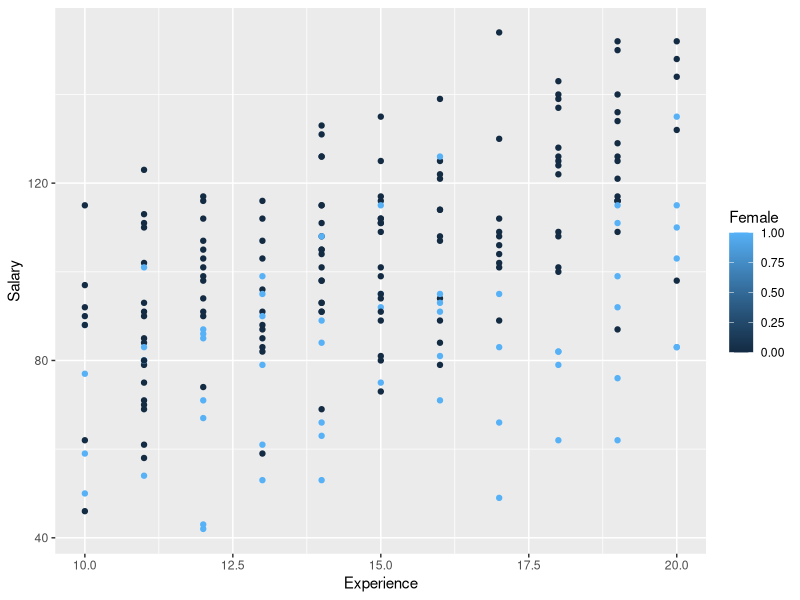
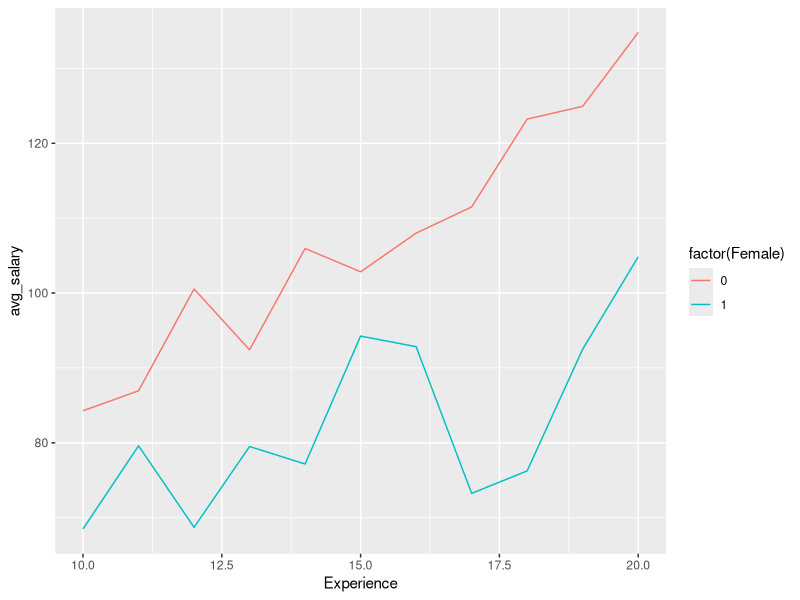
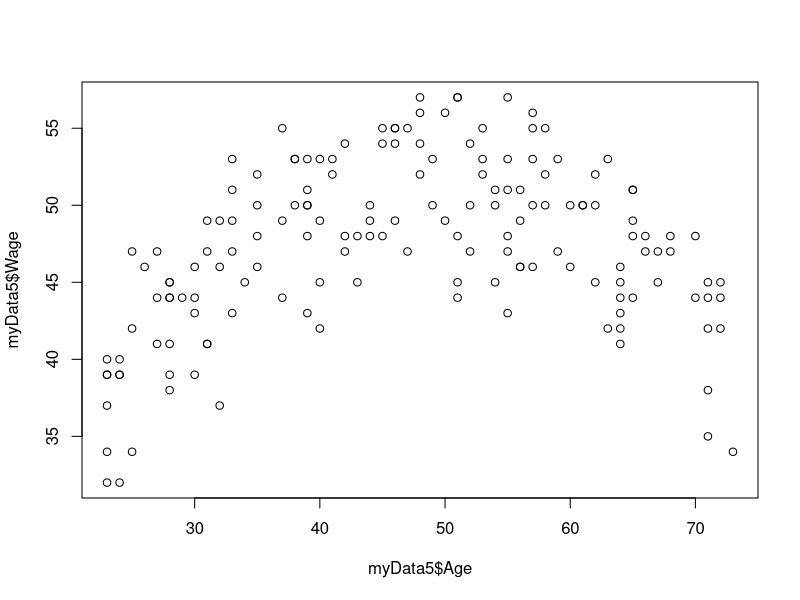
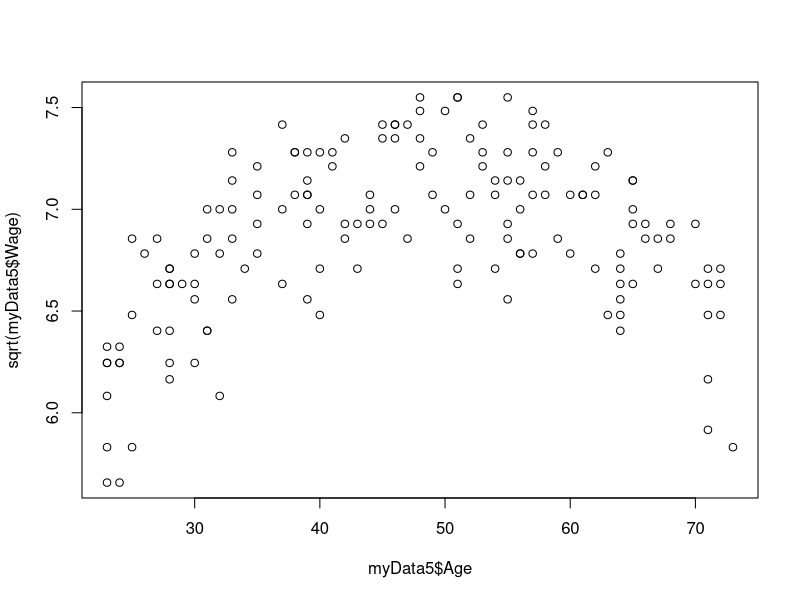
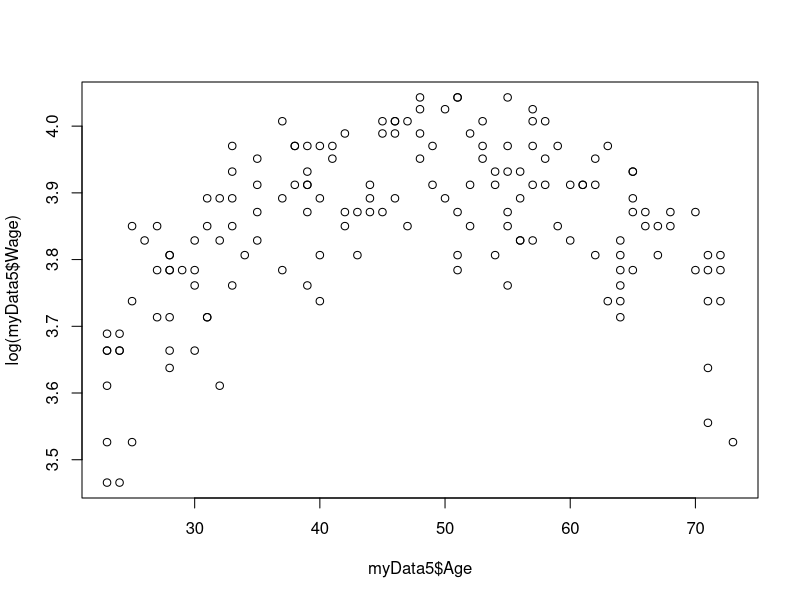
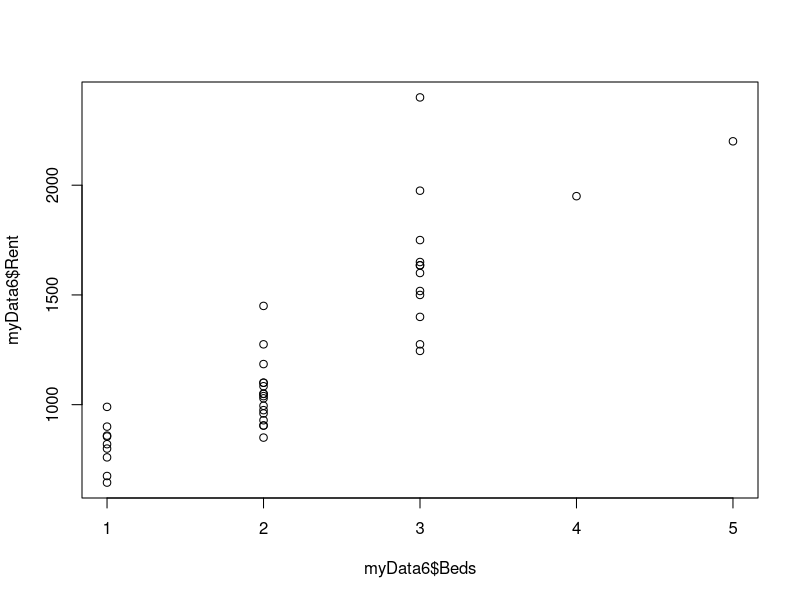
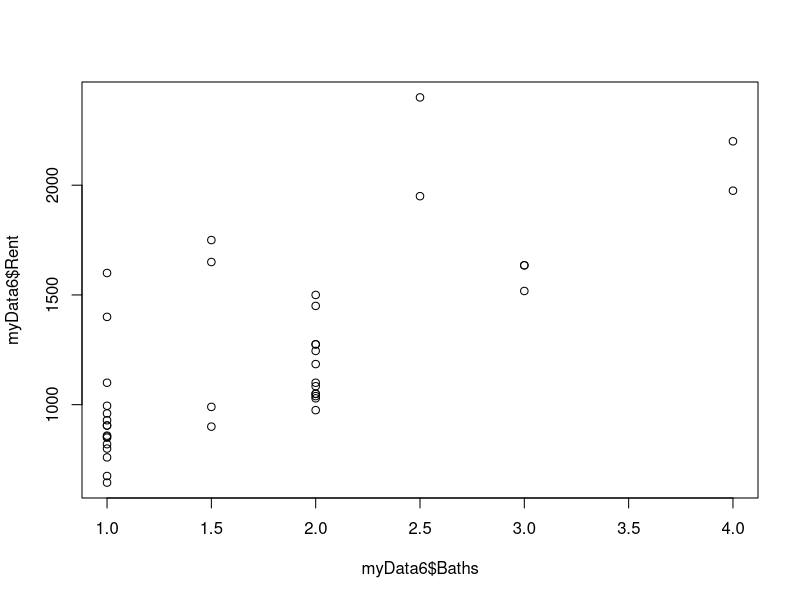
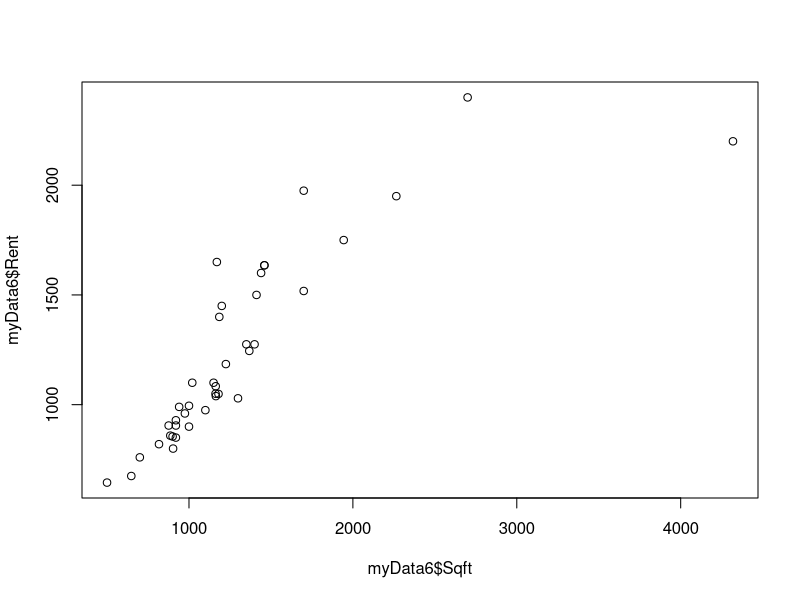

Reproduce these figures in R, in order.
# ########## IE 332 - WEEK 8 ###########################
############ Exploratory Data Analysis - More Topics in Regression Analysis #############

library(readxl)

### The Interaction of Two Dummy (Categorical/Factor) Variables ###########

myData <- read_excel("data/jaggia_ba_2e_ch08_data.xlsx", sheet="MIS_Stats")
head(myData)
summary(myData)

myData$MIS <- as.factor(myData$MIS)
myData$Statistics <- as.factor(myData$Statistics)

str(myData)

# Model 1: No interaction variable

# Dependent on the left, independent(predictor variables) on the right

model1 <- lm(Salary ~ GPA + MIS + Statistics, data=myData)

summary(model1)

# Not that bad model but if it's greater than 0.85 good model 

#Model 2: Interaction of two dummy variables

model2 <- lm(Salary ~ GPA + MIS + Statistics + MIS*Statistics, data=myData)
summary(model2)

# if p value less than 5% we consider significant

#Prediction:

predict(model1, data.frame(GPA=3.5, MIS="0", Statistics="0"))

predict(model2, data.frame(GPA=3.5, MIS="0", Statistics="0"))

# model 2 predicts higher salary

predict(model2, data.frame(GPA=3.5, MIS="1", Statistics="0"))

predict(model2, data.frame(GPA=3.5, MIS="1", Statistics="1"))

predict(model1, data.frame(GPA=3.5, MIS="1", Statistics="1"))

predict(model2, data.frame(GPA=3.5, MIS="0", Statistics="1"))


### The Interaction of a Dummy and a Numerical Variable ###########

myData2 <- read_excel("data/jaggia_ba_2e_ch08_data.xlsx", sheet="BP_Race")
head(myData2)
summary(myData2)

# Factor on a new column
myData2$Race.f <- as.factor(myData2$Race)

str(myData2)
#Model 1: No interaction variable

model1_1 <- lm(Systolic ~ Weight + Race.f, data=myData2)
summary(model1_1)

#Model 2: Interaction of a dummy variable with a numerical variable

model2_1 <- lm(Systolic ~ Weight + Race.f + Weight * Race.f, data=myData2)
summary(model2_1)


#Prediction:

predict(model1_1, data.frame(Weight=206, Race.f="Black"))

predict(model2_1, data.frame(Weight=206, Race.f="Black"))

### The Interaction of two Numerical Variables ###########

myData3 <- read_excel("data/jaggia_ba_2e_ch08_data.xlsx", sheet="MSA")
head(myData3)
str(myData3)
#Model 1: No interaction variable

model1_2 <- lm(Applicants ~ Marketing + Employed, data=myData3)
summary(model1_2)

#Model 2: Interaction of a dummy variable with a numerical variable


model2_2 <- lm(Applicants ~ Marketing + Employed + Marketing * Employed, data=myData3)
summary(model2_2)

model2_3 <- lm(Applicants ~ Employed + Marketing * Employed, data=myData3)
summary(model2_3)

#Prediction:

predict(model1_2, data.frame(Marketing=137, Employed = 71))

predict(model2_2, data.frame(Marketing=137, Employed = 71))

predict(model2_3, data.frame(Marketing=137, Employed = 71))

### Introductory Case: Gender Gap

myData4 <- read_excel("data/jaggia_ba_2e_ch08_data.xlsx", sheet="Gender_Gap")

summary(myData4)

#Model 1: No interaction

model1_3 <- lm(Salary~Size+Experience+Female+Grad, data=myData4)

summary(model1_3)

#Model 2: Interaction of Dummy*Numerical

model2_3 <- lm(Salary~Size+Experience+Female+Grad + Experience*Female, data=myData4)

summary(model2_3)

#Model 3: Interaction of Dummy*Dummy

model3_3 <- lm(Salary~Size+Experience+Female+Grad + Grad*Female, data=myData4)

summary(model3_3)

#Model 4: Interaction of Dummy*Numerical + Dummy*Dummy

model4_3 <- lm(Salary~Size+Experience+Female+Grad + Grad*Female + Experience * Female, data=myData4)

summary(model4_3)
#Model 4: Interaction of Dummy*Numerical + Numerical*Numerical

model5_3 <- lm(Salary~Size+Experience+Female+Grad + Experience * Female + Size * Experience, data=myData4)

summary(model5_3)

#Plot a line graph for Experience vs Salary based on Different Genders
# Calculate the average salary for each experience level
library(dplyr)

library(ggplot2)

myData4$Female.f <- as.factor(myData4$Female)

ggplot(myData4, aes(x = Experience, y= Salary, color=Female))+
  geom_point()


avg_salary_data <- myData4 %>%
  group_by(Experience, Female) %>%
  summarise(avg_salary = mean(Salary, na.rm=TRUE))

ggplot(avg_salary_data, aes(x=Experience, y=avg_salary, color= factor(Female)))+
  geom_line()

#### Regression Models for Nonlinear Relationships

myData5 <- read_excel("data/jaggia_ba_2e_ch08_data.xlsx", sheet="Wages")

summary(myData5)

#The Quadratic Regression Model
#plot Wage vs Age

plot(myData5$Wage ~ myData5$Age)

#Apply different transformations and create scatterplots
plot(sqrt(myData5$Wage) ~ myData5$Age)

plot(log(myData5$Wage) ~ myData5$Age)

#Model 1: Linear Model

model_lm <- lm(Wage ~ Graduate + Age, data=myData5)

summary(model_lm)

#Model 2: Quadratic Model

model_qm <- lm(Wage ~ Graduate + Age + I(Age^2), data=myData5)
summary(model_qm)

#The Logarithmic Regression Models

myData6 <- read_excel("data/jaggia_ba_2e_ch08_data.xlsx", sheet="College_Town")
summary(myData6)

#plot Rent vs other variables

plot(myData6$Rent ~ myData6$Beds)
plot(myData6$Rent ~ myData6$Baths)
plot(myData6$Rent ~ myData6$Sqft)


#Model 1: Linear Model

model_lm2 <- lm(Rent ~ Beds + Baths + Sqft, data=myData6)
summary(model_lm2)

#Model 2,3,4: Logarithmic Models

model_log1 <- lm(Rent ~ Beds + Baths + log(Sqft), data=myData6)
summary(model_log1)

model_log2 <- lm(log(Rent) ~Beds + Baths + Sqft, data=myData6)
summary(model_log2)

model_log3 <- lm(log(Rent) ~Beds + Baths + log(Sqft), data=myData6)
summary(model_log3)

#Prediction:

predict(model_lm2, data.frame(Beds=3, Baths=2, Sqft = 1600))

# since this is a linear model you don't need any transformation

predict(model_log1, data.frame(Beds=3, Baths=2, Sqft = 1600))

plog2 <- predict(model_log2, data.frame(Beds=3, Baths=2, Sqft = 1600))
se2 <- sigma(model_log2)
exp(plog2 + se2^2/2)

plog3 <-  predict(model_log3, data.frame(Beds=3, Baths=2, Sqft = 1600))
se3 <- sigma(model_log3)
exp(plog3 + se3^2/2)

